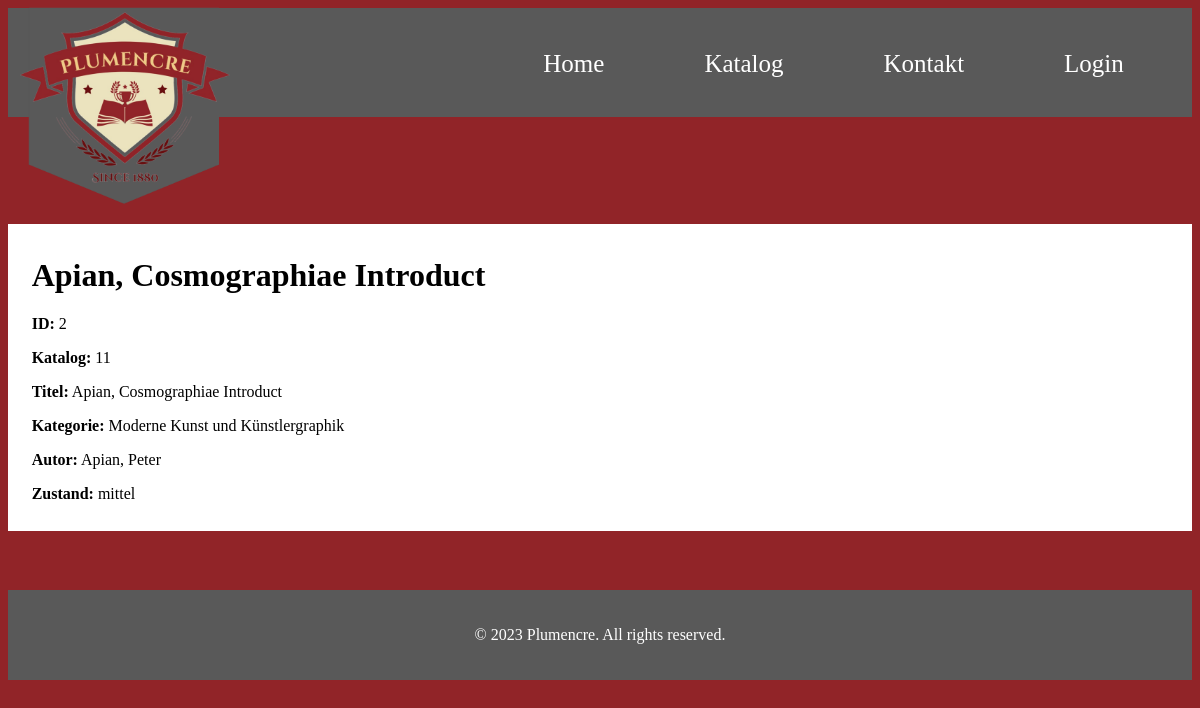
The app's page /details.php?id=2 with its own data.
### tables this page shows
CREATE TABLE IF NOT EXISTS `buecher` (
  `id` int(10) UNSIGNED NOT NULL AUTO_INCREMENT,
  `katalog` int(11) NOT NULL,
  `nummer` int(11) NOT NULL,
  `kurztitle` text NOT NULL,
  `kategorie` int(11) NOT NULL,
  `verkauft` tinyint(1) NOT NULL,
  `kaufer` int(11) NOT NULL,
  `autor` text NOT NULL,
  `title` text NOT NULL,
  `sprache` varchar(250) NOT NULL,
  `foto` varchar(250) NOT NULL,
  `verfasser` int(11) NOT NULL,
  `zustand` char(1) NOT NULL,
  PRIMARY KEY (`id`),
  KEY `fk_buecher_kategorie` (`kategorie`)
);

CREATE TABLE IF NOT EXISTS `kategorien` (
  `id` int(11) NOT NULL AUTO_INCREMENT,
  `kategorie` varchar(100) NOT NULL,
  PRIMARY KEY (`id`)
);

CREATE TABLE IF NOT EXISTS `zustaende` (
  `zustand` char(1) NOT NULL,
  `beschreibung` varchar(100) NOT NULL,
  PRIMARY KEY (`zustand`),
  KEY `zustand` (`zustand`)
);

### details.php (the view, shortened to what this page needs)
<!DOCTYPE html>
<html lang="en">
<head>
    <link rel="stylesheet" href="index.css">
</head>
<body>
    <nav>
    <div class="logo">
        <a href="index.php"><img src="pictures/logo2.png" alt="Logo"></a>
    </div>
    <div class="menu">
        <ul>
        <li><a href="index.php">Home</a></li>
        <li><a href="katalog.php">Katalog</a></li>
        <li><a href="kontakt.php">Kontakt</a></li>
        <li><a href="login.php">Login</a></li>
        </ul>
    </div>
    </nav>
    <?php
        include("includes.php");
        $id = isset($_GET['id']) ? $_GET['id'] : '';
        $sql = "SELECT buecher.*,
            kategorien.kategorie,
            zustaende.beschreibung
        FROM
            buecher,
            kategorien,
            zustaende
        WHERE buecher.id = $id AND buecher.kategorie = kategorien.id AND buecher.zustand = zustaende.zustand";
        $result = mysqli_query($conn, $sql);
        echo "<div class='details'>";
            if (mysqli_num_rows($result) > 0) {
            $row = mysqli_fetch_assoc($result);
            echo "<h1>".$row['kurztitle']."</h1>";
            echo "<p><strong>ID:</strong> ".$row['id']."</p>";
            echo "<p><strong>Katalog:</strong> ".$row['katalog']."</p>";
            echo "<p><strong>Titel:</strong> ".$row['kurztitle']."</p>";
            echo "<p><strong>Kategorie:</strong> ".$row['kategorie']."</p>";
            echo "<p><strong>Autor:</strong> ".$row['autor']."</p>";
            echo "<p><strong>Zustand:</strong> ".$row['beschreibung']."</p>";
            } else {
            echo "No details found.";
            }
        echo "</div>";
?>
    <footer>
        <p>&copy; 2023 Plumencre. All rights reserved.</p>
    </footer>
</body>
</html>

### index.css (style rules this page uses)
body { background-color: #912428; }
nav { display: flex; justify-content: space-between; align-items: center; background-color: #595959; padding: 10px; padding-top: 13px; margin-bottom: 6%; }
.logo { position: relative; }
.logo img { position: absolute; top: -60px; left: 0px; height: 200px; }
.menu { margin-right: 5%; }
.menu ul { display: flex; list-style: none; margin: 0; padding: 5% 0%; }
.menu li { margin-right: 100px; }
.menu li:last-child { margin-right: 0%; }
.menu a { font-family: 'Merriweather', serif; color: #fff; text-decoration: none; font-size: 25px; }
footer { background-color: #595959; color: #fff; text-align: center; padding: 20px; margin-top: 50px; }
a { text-decoration: none; color: inherit; }
.details { margin: 9% 0% 5%; padding: 1% 2%; background-color: white; }

### records on screen
buecher: kurztitle "Apian, Cosmographiae Introduct", id "2", katalog "11", kategorien.kategorie "Moderne Kunst und Künstlergraphik", autor "Apian, Peter", zustaende.beschreibung "mittel"
